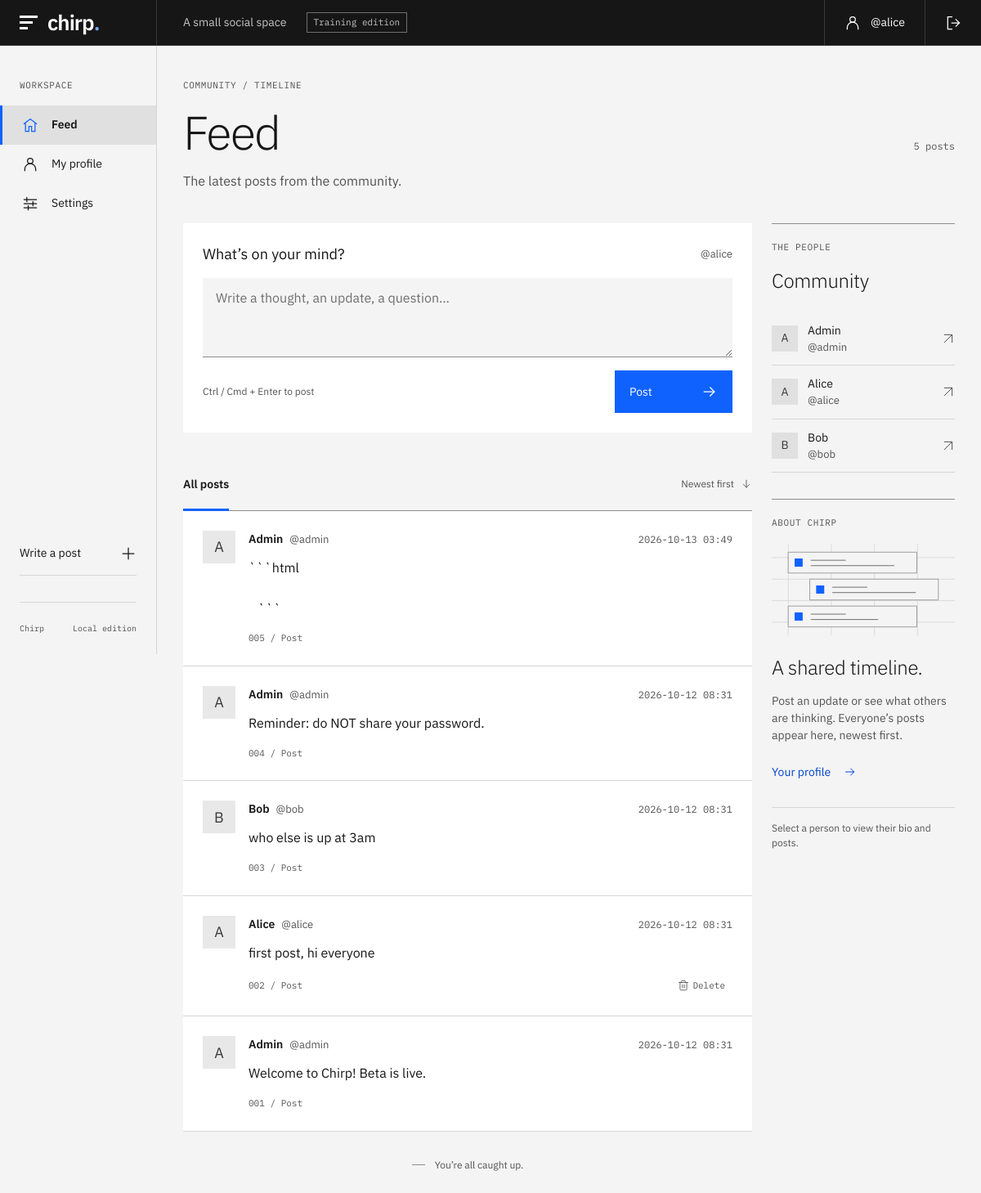
/ (signed in), run on the app's committed database.
### tables this page shows
CREATE TABLE users (
        id INTEGER PRIMARY KEY AUTOINCREMENT,
        username TEXT UNIQUE NOT NULL,
        password TEXT NOT NULL,      -- stored in plaintext (part of the lesson)
        email TEXT,
        bio TEXT
    );

CREATE TABLE tweets (
        id INTEGER PRIMARY KEY AUTOINCREMENT,
        user_id INTEGER NOT NULL,
        body TEXT NOT NULL,
        created TEXT DEFAULT CURRENT_TIMESTAMP
    );

### app.py (the view)
@app.route("/")
def index():
    db = get_db()
    tweets = db.execute(
        """SELECT tweets.id, tweets.body, tweets.created, users.username
           FROM tweets JOIN users ON tweets.user_id = users.id
           ORDER BY tweets.id DESC"""
    ).fetchall()
    members = db.execute(
        "SELECT username FROM users ORDER BY username LIMIT 6"
    ).fetchall()
    return render_template(
        "index.html", tweets=tweets, members=members, user=current_user()
    )

### app.py (called while the page is built)
def get_db():
    if "db" not in g:
        g.db = sqlite3.connect(DB_PATH)
        g.db.row_factory = sqlite3.Row
    return g.db

def b64url_decode(s: str) -> bytes:
    pad = "=" * (-len(s) % 4)
    return base64.urlsafe_b64decode(s + pad)

def verify_token(token: str):
    try:
        h_b64, p_b64, sig_b64 = token.split(".")
        header = json.loads(b64url_decode(h_b64))
        payload = json.loads(b64url_decode(p_b64))
        if header.get("alg") == "none":
            return payload.get("user")  # <-- no signature check
        expected = hmac.new(
            SECRET, f"{h_b64}.{p_b64}".encode(), hashlib.sha256
        ).digest()
        if hmac.compare_digest(expected, b64url_decode(sig_b64)):
            return payload.get("user")
    except Exception:
        return None
    return None

def current_user():
    token = request.cookies.get("session")
    if not token:
        return None
    username = verify_token(token)
    if not username:
        return None
    db = get_db()
    return db.execute(
        "SELECT * FROM users WHERE username = ?", (username,)
    ).fetchone()

### templates/index.html (shortened to what this page needs)
{% extends "base.html" %}
{% from "components.html" import icon, post %}
{% block content %}
  <div class="page-heading">
    <p class="eyebrow">COMMUNITY / TIMELINE</p>
    <div class="heading-line"><h1>Feed</h1><span class="heading-count">{{ tweets | length }} {{ 'post' if tweets | length == 1 else 'posts' }}</span></div>
    <p class="page-description">The latest posts from the community.</p>
  </div>
  <div class="content-grid">
    <section class="feed-column" aria-label="Community feed">
      {% if user %}
        <form class="composer" id="compose" method="post" action="/tweet" data-pending="Posting…" data-shortcut>
          <div class="composer-label"><label for="post-body">What’s on your mind?</label><span class="handle">@{{ user['username'] }}</span></div>
          <textarea id="post-body" name="body" rows="3" placeholder="Write a thought, an update, a question…"></textarea>
          <div class="composer-footer"><span>Ctrl / Cmd + Enter to post</span><button type="submit" class="button">Post {{ icon('arrow') }}</button></div>
        </form>
      {% else %}
        <div class="join-panel" id="compose"><div><h2>Have something to share?</h2><p>Sign in to add your voice to the feed.</p></div><a class="button" href="/login">Sign in to post {{ icon('arrow') }}</a></div>
      {% endif %}
      <div class="feed-toolbar"><h2>All posts</h2><span>Newest first {{ icon('arrow') }}</span></div>
      <div class="post-list">
        {% for t in tweets %}{{ post(t, user) }}{% else %}<div class="empty-state"><h2>The conversation starts here.</h2><p>No posts yet. Share the first thought.</p></div>{% endfor %}
      </div>
      <div class="feed-end"><span class="end-mark" aria-hidden="true"></span>You’re all caught up.</div>
    </section>
    <aside class="context-rail" aria-label="About the community">
      <section class="rail-section"><p class="eyebrow">THE PEOPLE</p><h2>Community</h2><div class="member-list">{% for member in members %}<a class="member" href="{{ url_for('profile', username=member['username']) }}"><span class="avatar avatar-small">{{ member['username'][0] | upper }}</span><span><strong>{{ member['username'] | capitalize }}</strong><span class="handle">@{{ member['username'] }}</span></span>{{ icon('external') }}</a>{% else %}<p class="muted">No members yet.</p>{% endfor %}</div></section>
      <section class="rail-section about-section"><p class="eyebrow">ABOUT CHIRP</p><img class="timeline-graphic" src="{{ url_for('static', filename='timeline.svg') }}" alt="" width="272" height="136"><h2>A shared timeline.</h2><p>Post an update or see what others are thinking. Everyone’s posts appear here, newest first.</p><a class="text-link" href="{% if user %}{{ url_for('profile', username=user['username']) }}{% else %}/login{% endif %}">{% if user %}Your profile{% else %}Join the conversation{% endif %} {{ icon('arrow') }}</a></section>
      <div class="rail-footer">Select a person to view their bio and posts.</div>
    </aside>
  </div>
{% endblock %}

### templates/base.html (shortened to what this page needs)
{% from "components.html" import icon %}
<!doctype html>
<html lang="en">
<head>
  <link rel="stylesheet" href="{{ url_for('static', filename='style.css') }}">
</head>
<body>
  <header class="shell-header">
    <a class="brand" href="/" aria-label="Chirp home"><span class="brand-mark" aria-hidden="true"><i></i><i></i><i></i></span>chirp<span class="brand-period">.</span></a>
    <span class="header-description">A small social space</span>
    <span class="edition-label {% if config.get('CHIRP_FIXED') %}edition-fixed{% endif %}">{% if config.get('CHIRP_FIXED') %}Fixed edition{% else %}Training edition{% endif %}</span>
    <div class="header-account">
      {% if user %}
        <a href="{{ url_for('profile', username=user['username']) }}">{{ icon('user') }}<span>@{{ user['username'] }}</span></a>
        {% if config.get('CHIRP_FIXED') %}
          <form class="header-signout-form" method="post" action="/logout">
            <input type="hidden" name="csrf_token" value="{{ csrf_token() }}">
            <button class="header-signout" type="submit" aria-label="Sign out">{{ icon('logout') }}</button>
          </form>
        {% else %}<a class="header-signout" href="/logout" aria-label="Sign out">{{ icon('logout') }}</a>{% endif %}
      {% else %}
        <a href="/login">Sign in {{ icon('arrow') }}</a>
      {% endif %}
    </div>
  </header>
  <div class="app-shell">
    <aside class="sidebar">
      <div class="nav-label">WORKSPACE</div>
      <nav class="side-nav" aria-label="Main navigation">
        <a href="/" {% if request.endpoint == 'index' %}aria-current="page"{% endif %}>{{ icon('home') }}<span>Feed</span></a>
        {% if user %}
          <a href="{{ url_for('profile', username=user['username']) }}" {% if request.endpoint == 'profile' and profile_user['username'] == user['username'] %}aria-current="page"{% endif %}>{{ icon('user') }}<span>My profile</span></a>
          <a href="/settings" {% if request.endpoint == 'settings' %}aria-current="page"{% endif %}>{{ icon('settings') }}<span>Settings</span></a>
        {% else %}
          <a href="/login" {% if request.endpoint == 'login' %}aria-current="page"{% endif %}>{{ icon('user') }}<span>Sign in</span></a>
        {% endif %}
      </nav>
      <div class="sidebar-bottom">
        {% if user %}<a class="sidebar-compose" href="/#compose">Write a post {{ icon('plus') }}</a>{% endif %}
        <div class="sidebar-footer"><span>Chirp</span><span>Local edition</span></div>
      </div>
    </aside>
    <main id="main" class="main-content" tabindex="-1">
      {% set notices = {'posted': 'Your post is now on the feed.', 'deleted': 'The post has been deleted.', 'saved': 'Your profile has been updated.', 'signed-in': 'You’re signed in. Welcome back.', 'signed-out': 'You’ve signed out.'} %}
      {% block content %}{% endblock %}
    </main>
  </div>
</body>
</html>

### templates/components.html (shortened to what this page needs)
{% macro icon(name) -%}
<svg class="icon" width="20" height="20" viewBox="0 0 24 24" fill="none" stroke="currentColor" stroke-width="1.5"
  stroke-linecap="square" stroke-linejoin="miter" aria-hidden="true" focusable="false">
  {% if name == 'arrow' %}
  <path d="M4 12h15M13 6l6 6-6 6" />
  {% elif name == 'home' %}
  <path d="m3 10 9-7 9 7M5 9v12h5v-7h4v7h5V9" />
  {% elif name == 'user' %}
  <circle cx="12" cy="7" r="4" />
  <path d="M4 21v-2a8 8 0 0 1 16 0v2" />
  {% elif name == 'users' %}
  <circle cx="9" cy="7" r="3" />
  <path d="M2 21v-3a7 7 0 0 1 14 0v3M16 4a3 3 0 0 1 0 6M19 14a6 6 0 0 1 3 5v2" />
  {% elif name == 'settings' %}
  <path d="M3 6h18M3 12h18M3 18h18" />
  <path d="M7 3v6M16 9v6M9 15v6" />
  {% elif name == 'logout' %}
  <path d="M10 3H4v18h6M10 12h11M16 7l5 5-5 5" />
  {% elif name == 'plus' %}
  <path d="M12 4v16M4 12h16" />
  {% elif name == 'external' %}
  <path d="M5 19 19 5M5 5h14v14" />
  {% elif name == 'check' %}
  <path d="m4 12 5 5L20 6" />
  {% elif name == 'edit' %}
  <path d="m16 3 5 5-12 12-6 1 1-6ZM13 6l5 5" />
  {% elif name == 'trash' %}
  <path d="M3 6h18M19 6v14a2 2 0 0 1-2 2H7a2 2 0 0 1-2-2V6m3 0V4a2 2 0 0 1 2-2h4a2 2 0 0 1 2 2v2" />
  <line x1="10" y1="11" x2="10" y2="17" />
  <line x1="14" y1="11" x2="14" y2="17" />
  {% endif %}
</svg>
{%- endmacro %}
{% macro post(tweet, current_user=None) -%}
<article class="post" id="post-{{ tweet['id'] }}">
  <a class="avatar" href="{{ url_for('profile', username=tweet['username']) }}"
    aria-label="View {{ tweet['username'] }}'s profile">{{ tweet['username'][0] | upper }}</a>
  <div class="post-content">
    <div class="post-meta">
      <a class="post-author" href="{{ url_for('profile', username=tweet['username']) }}">{{ tweet['username'] |
        capitalize }}<span class="handle">@{{ tweet['username'] }}</span></a>
      <time datetime="{{ tweet['created'] | replace(' ', 'T') }}Z">{{ tweet['created'][:16] }}</time>
    </div>
    <div class="post-body">{% if config.get('CHIRP_FIXED') %}{{ tweet['body'] }}{% else %}{{ tweet['body'] | safe }}{%
      endif %}</div>
    <div class="post-footer">
      <a class="post-permalink" href="{{ url_for('index') }}#post-{{ tweet['id'] }}"
        aria-label="Link to post {{ tweet['id'] }}">{{ '%03d' | format(tweet['id']) }}<span aria-hidden="true"> /
        </span>Post</a>
      {% if current_user and (current_user['username'] == tweet['username'] or current_user['username'] == 'admin') %}
      <form class="post-delete-form" method="post" action="{{ url_for('delete_tweet', tweet_id=tweet['id']) }}" onsubmit="return confirm('Delete this post?');">
        <button type="submit" class="post-delete-btn" aria-label="Delete post {{ tweet['id'] }}" title="Delete this post">
          {{ icon('trash') }}<span>Delete</span>
        </button>
      </form>
      {% endif %}
    </div>
  </div>
</article>
{%- endmacro %}

### data on the page
users: username "alice", username "A", username "Alice"
tweets: created "2026-10-13 03:49", body "```html ```", id "005"
users: username "A", username "Admin", username "admin"
tweets: created "2026-10-12 08:31", body "Reminder: do NOT share your password.", id "004"
tweets: created "2026-10-12 08:31", body "who else is up at 3am", id "003"
users: username "B", username "Bob", username "bob"
tweets: created "2026-10-12 08:31", body "first post, hi everyone", id "002"
tweets: created "2026-10-12 08:31", body "Welcome to Chirp! Beta is live.", id "001"

### other printed values
{{ tweets | length }} "5"
{{ 'post' if tweets | length == 1 else 'posts' }} "posts"
